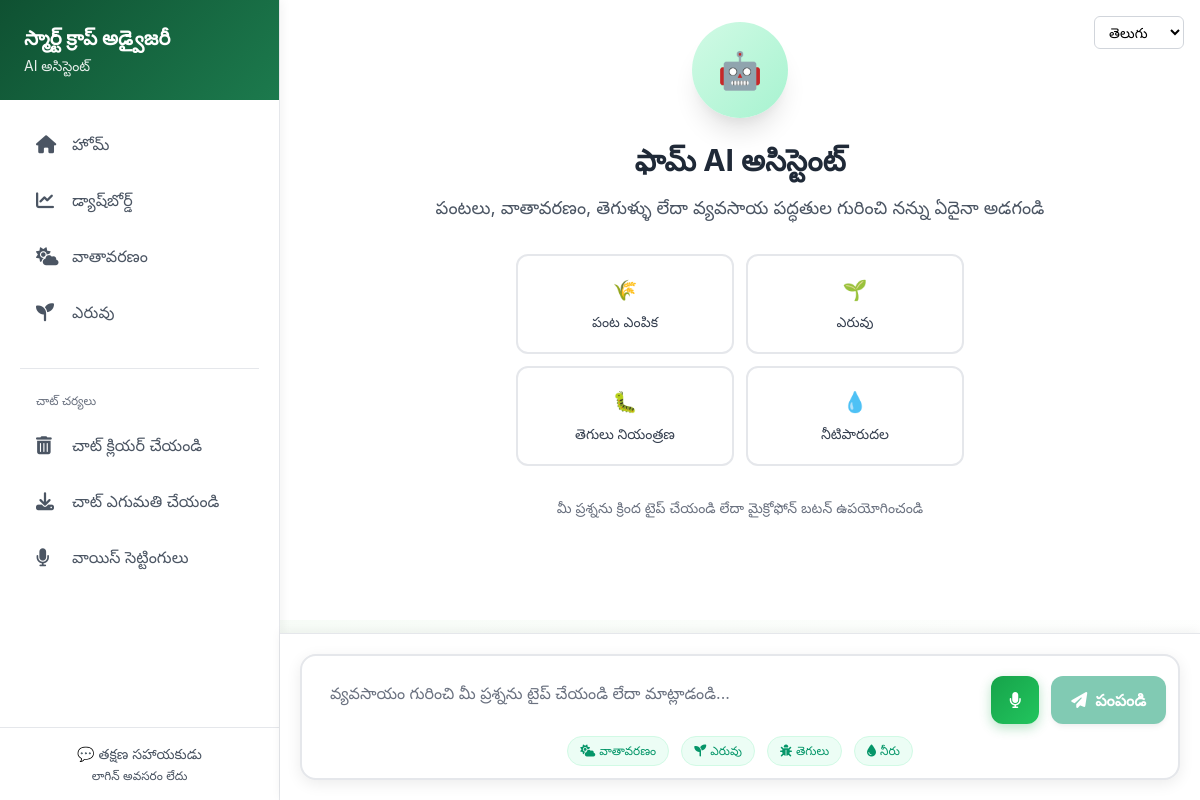
Screenshot of /chatbot.html (signed in) with the database file from the repository.
### app.py (models this page shows, shortened)
class User(db.Model, UserMixin):
    id = db.Column(db.Integer, primary_key=True)
    username = db.Column(db.String(100), unique=True, nullable=False)
    email = db.Column(db.String(100), unique=True, nullable=False)
    password_hash = db.Column(db.String(200), nullable=False)
    preferred_language = db.Column(db.String(10), default='en')
    voice_enabled = db.Column(db.Boolean, default=True)
    created_at = db.Column(db.DateTime, default=datetime.utcnow)
    is_active = db.Column(db.Boolean, default=True)
    state = db.Column(db.String(100), nullable=True)
    district = db.Column(db.String(100), nullable=True)
    farm_size = db.Column(db.Float, nullable=True)  # in acres
    primary_crop = db.Column(db.String(100), nullable=True)
    soil_type = db.Column(db.String(50), nullable=True)
    irrigation_type = db.Column(db.String(50), nullable=True)
    profile_completed = db.Column(db.Boolean, default=False)
    latitude = db.Column(db.Float, nullable=True)
    longitude = db.Column(db.Float, nullable=True)
    last_weather_fetch = db.Column(db.DateTime, nullable=True)

### app.py (the view)
@app.route('/<page_name>')
def serve_page(page_name):
    valid_pages = [
        'dashboard', 'weather', 'chatbot',
        'features', 'login', 'signup',
        'about', 'contact', 'fertilizer'
    ]
    if page_name in valid_pages:
        try:
            return render_template(f'{page_name}.html')
        except:
            return "Page not found", 404
    else:
        if page_name.endswith('.html') and page_name.replace('.html', '') in valid_pages:
            try:
                return render_template(page_name)
            except:
                return "Page not found", 404
    return "Page not found", 404

### app.py (called while the page is built, shortened)
def detect_browser_language(request):
    if not hasattr(request, 'accept_languages') or not request.accept_languages:
        return 'en'

def get_user_language_from_request(request):
    lang_param = request.args.get('lang')
    if lang_param:
        lang_param = lang_param.lower().strip()
        if lang_param in ['en', 'hi', 'te', 'ta', 'bn', 'mr']:
            return lang_param
    if 'user_language' in session:
        session_lang = session['user_language']
        if session_lang in ['en', 'hi', 'te', 'ta', 'bn', 'mr']:
            return session_lang
    cookie_lang = request.cookies.get('preferred_language')
    if cookie_lang and cookie_lang in ['en', 'hi', 'te', 'ta', 'bn', 'mr']:
        return cookie_lang
    if current_user.is_authenticated and current_user.preferred_language:
        return current_user.preferred_language
    browser_lang = detect_browser_language(request)
    if browser_lang in ['en', 'hi', 'te', 'ta', 'bn', 'mr']:
        return browser_lang
    return 'en'

@login_manager.user_loader
def load_user(user_id):
    return User.query.get(int(user_id))

@app.before_request
def handle_options():
    if request.method == "OPTIONS":
        return "", 200

@app.after_request
def after_request(response):
    origin = request.headers.get('Origin', '')
    allowed_origins = [
        'http://localhost:5500', 'http://127.0.0.1:5500',
        'http://localhost:3000', 'http://127.0.0.1:3000',
        'http://localhost:8080', 'http://127.0.0.1:8080',
        'http://localhost:5000', 'http://127.0.0.1:5000'
    ]
    if origin in allowed_origins:
        response.headers.add('Access-Control-Allow-Origin', origin)
    response.headers.add('Access-Control-Allow-Headers', 'Content-Type,Authorization,Accept,X-Requested-With')
    response.headers.add('Access-Control-Allow-Methods', 'GET,POST,DELETE,OPTIONS,PATCH')
    response.headers.add('Access-Control-Allow-Credentials', 'true')
    return response

    def get_text(self, key, lang='en'):
        if lang not in self.translations:
            lang = 'en'
        return self.translations.get(lang, {}).get(key, key)

### templates/chatbot.html (shortened to what this page needs)
{% extends "base.html" %}
{% block content %}
<div class="chat-container">
    <div class="sidebar">
        <div class="sidebar-header">
            <h2 class="text-xl font-bold">{{ t('app_name', user_language) }}</h2>
            <p class="text-sm opacity-90 mt-1">{{ t('chatbot', user_language) }}</p>
        </div>
        <div class="sidebar-nav">
            <a href="/" class="nav-item">
                <i class="fas fa-home"></i>
                <span>{{ t('home', user_language) }}</span>
            </a>
            <a href="dashboard.html" class="nav-item">
                <i class="fas fa-chart-line"></i>
                <span>{{ t('dashboard', user_language) }}</span>
            </a>
            <a href="weather.html" class="nav-item">
                <i class="fas fa-cloud-sun"></i>
                <span>{{ t('weather', user_language) }}</span>
            </a>
            <a href="fertilizer.html" class="nav-item">
                <i class="fas fa-seedling"></i>
                <span>{{ t('fertilizer', user_language) }}</span>
            </a>
            <div class="mt-8 pt-6 border-t border-gray-200">
                <div class="text-xs text-gray-500 mb-3 px-4">{{ t('chat_actions', user_language) }}</div>
                <div onclick="clearChat()" class="nav-item">
                    <i class="fas fa-trash-alt"></i>
                    <span>{{ t('clear_chat', user_language) }}</span>
                </div>
                <div onclick="exportChat()" class="nav-item">
                    <i class="fas fa-download"></i>
                    <span>{{ t('export_chat', user_language) }}</span>
                </div>
                <div onclick="toggleVoiceSettings()" class="nav-item">
                    <i class="fas fa-microphone"></i>
                    <span>{{ t('voice_settings', user_language) }}</span>
                </div>
            </div>
        </div>
        <div class="p-4 border-t border-gray-200">
            <div class="text-center text-sm text-gray-600">
                <p>💬 {{ t('instant_assistant', user_language) }}</p>
                <p class="text-xs mt-1">{{ t('no_login', user_language) }}</p>
            </div>
        </div>
    </div>
    <div class="main-content">
        <div id="welcomeCenter" class="welcome-center">
            <div class="text-center max-w-2xl px-4">
                <div class="w-24 h-24 bg-gradient-to-br from-green-100 to-green-200 rounded-full flex items-center justify-center mx-auto mb-6 shadow-xl">
                    <span class="text-4xl">🤖</span>
                </div>
                <h1 class="text-3xl font-bold text-gray-800 mb-4">{{ t('assistant_name', user_language) }}</h1>
                <p class="text-lg text-gray-600 mb-8">{{ t('welcome_message', user_language) }}</p>
                <div class="grid grid-cols-2 gap-3 max-w-md mx-auto mb-8">
                    <button onclick="startQuickChat('{{ t('crop_prompt', user_language) }}')" class="quick-action-btn">
                        <span class="text-xl block mb-2">🌾</span>
                        <div class="text-sm font-medium text-gray-700">{{ t('crop_selection', user_language) }}</div>
                    </button>
                    <button onclick="startQuickChat('{{ t('fertilizer_prompt', user_language) }}')" class="quick-action-btn">
                        <span class="text-xl block mb-2">🌱</span>
                        <div class="text-sm font-medium text-gray-700">{{ t('fertilizer', user_language) }}</div>
                    </button>
                    <button onclick="startQuickChat('{{ t('pest_prompt', user_language) }}')" class="quick-action-btn">
                        <span class="text-xl block mb-2">🐛</span>
                        <div class="text-sm font-medium text-gray-700">{{ t('pest_control', user_language) }}</div>
                    </button>
                    <button onclick="startQuickChat('{{ t('irrigation_prompt', user_language) }}')" class="quick-action-btn">
                        <span class="text-xl block mb-2">💧</span>
                        <div class="text-sm font-medium text-gray-700">{{ t('irrigation', user_language) }}</div>
                    </button>
                </div>
                <p class="text-sm text-gray-500">{{ t('type_or_speak', user_language) }}</p>
            </div>
        </div>
    </div>
</div>
<div class="input-section">
    <div class="input-container">
        <div class="flex gap-3 items-end">
            <textarea
                id="chatInput"
                placeholder="{{ t('input_placeholder', user_language) }}"
                class="flex-1 border-0 focus:ring-0 focus:outline-none resize-none py-3 px-4 text-gray-700 placeholder-gray-500 text-base bg-transparent leading-relaxed"
                rows="1"
                style="min-height: 56px; max-height: 150px;"
            ></textarea>
            <button
                id="voiceBtn"
                onclick="toggleVoiceInput()"
                class="voice-btn"
                title="{{ t('voice_input', user_language) }}"
            >
                <i class="fas fa-microphone"></i>
            </button>
            <button
                id="sendBtn"
                onclick="sendMessage()"
                class="bg-green-600 text-white rounded-xl px-5 py-3 font-semibold hover:bg-green-700 transition-colors shadow-md flex items-center gap-2"
            >
                <i class="fas fa-paper-plane"></i>
                <span class="hidden sm:inline">{{ t('send', user_language) }}</span>
            </button>
        </div>
        <div class="mt-3 flex justify-center gap-3">
            <button onclick="suggestPrompt('weather')" class="text-xs text-green-600 hover:text-green-800 px-3 py-1.5 bg-green-50 rounded-full transition-colors border border-green-100">
                <i class="fas fa-cloud-sun mr-1"></i>{{ t('weather', user_language) }}
            </button>
            <button onclick="suggestPrompt('fertilizer')" class="text-xs text-green-600 hover:text-green-800 px-3 py-1.5 bg-green-50 rounded-full transition-colors border border-green-100">
                <i class="fas fa-seedling mr-1"></i>{{ t('fertilizer', user_language) }}
            </button>
            <button onclick="suggestPrompt('pest')" class="text-xs text-green-600 hover:text-green-800 px-3 py-1.5 bg-green-50 rounded-full transition-colors border border-green-100">
                <i class="fas fa-bug mr-1"></i>{{ t('pest', user_language) }}
            </button>
            <button onclick="suggestPrompt('irrigation')" class="text-xs text-green-600 hover:text-green-800 px-3 py-1.5 bg-green-50 rounded-full transition-colors border border-green-100">
                <i class="fas fa-tint mr-1"></i>{{ t('water', user_language) }}
            </button>
        </div>
    </div>
</div>
{% endblock %}

### templates/base.html (shortened to what this page needs)
<!DOCTYPE html>
<html lang="{{ user_language }}">
<head>
  <link href="https://cdn.jsdelivr.net/npm/tailwindcss@2.2.19/dist/tailwind.min.css" rel="stylesheet">
  <link rel="stylesheet" href="https://cdnjs.cloudflare.com/ajax/libs/font-awesome/6.4.0/css/all.min.css">
</head>
<body class="bg-gray-50">
  {% block language_switcher %}
    <div class="language-switcher-default fixed top-4 right-4 z-50">
      <select id="languageSelect" class="language-select">
        {% for lang in available_languages %}
          <option value="{{ lang.code }}" {% if lang.code == user_language %}selected{% endif %}>
            {{ lang.native }}
          </option>
        {% endfor %}
      </select>
    </div>
  {% endblock %}
  <main class="{% block main_class %}{% endblock %}">
    {% block content %}{% endblock %}
  </main>
</body>
</html>

### templates/chatbot.html (style rules this page uses)
* { margin: 0; padding: 0; box-sizing: border-box; }
body { font-family: -apple-system, BlinkMacSystemFont, 'Segoe UI', Roboto, sans-serif; height: 100vh; background: linear-gradient(135deg, #f0f9f0 0%, #ffffff 100%); overflow: hidden; }
.chat-container { display: flex; height: 100vh; position: relative; }
.sidebar { width: 280px; background: white; border-right: 1px solid #e5e7eb; display: flex; flex-direction: column; z-index: 10; box-shadow: 2px 0 10px rgba(0, 0, 0, 0.05); }
.sidebar-header { padding: 24px; background: linear-gradient(135deg, #0f5132, #1c7a4d); color: white; }
.sidebar-nav { padding: 20px; flex: 1; }
.nav-item { display: flex; align-items: center; padding: 12px 16px; margin-bottom: 8px; border-radius: 10px; color: #4b5563; text-decoration: none; transition: all 0.2s ease; cursor: pointer; }
.nav-item i { width: 24px; margin-right: 12px; font-size: 18px; }
.main-content { flex: 1; display: flex; flex-direction: column; position: relative; }
.welcome-center { display: flex; align-items: center; justify-content: center; height: calc(100vh - 180px); padding: 20px; background: white; padding-bottom: 100px; }
.input-section { position: fixed; bottom: 0; left: 280px; right: 0; background: white; border-top: 1px solid #e5e7eb; padding: 20px; z-index: 100; box-shadow: 0 -2px 10px rgba(0, 0, 0, 0.05); }
.input-container { max-width: 900px; margin: 0 auto; background: white; border-radius: 16px; border: 2px solid #e5e7eb; box-shadow: 0 4px 15px rgba(0, 0, 0, 0.08); padding: 12px; }
.quick-action-btn { background: white; border: 2px solid #e5e7eb; border-radius: 12px; padding: 16px; text-align: center; cursor: pointer; transition: all 0.3s ease; height: 100px; }
.voice-btn { background: linear-gradient(135deg, #16a34a, #22c55e); color: white; border: none; border-radius: 12px; width: 48px; height: 48px; display: flex; align-items: center; justify-content: center; cursor: pointer; transition: all 0.3s ease; box-shadow: 0 4px 12px rgba(22, 163, 74, 0.3); }

### templates/base.html (style rules this page uses)
.language-select { padding: 6px 10px; border-radius: 6px; border: 1px solid #d1d5db; background: white; font-size: 14px; cursor: pointer; transition: all 0.2s; }

### rows the page displays
User: preferred_language "తెలుగు", preferred_language "స్మార్ట్ క్రాప్ అడ్వైజరీ", preferred_language "AI అసిస్టెంట్", preferred_language "హోమ్", preferred_language "డ్యాష్‌బోర్డ్", preferred_language "వాతావరణం", preferred_language "ఎరువు", preferred_language "చాట్ చర్యలు", preferred_language "చాట్ క్లియర్ చేయండి", preferred_language "చాట్ ఎగుమతి చేయండి", preferred_language "వాయిస్ సెట్టింగులు", preferred_language "తక్షణ సహాయకుడు", preferred_language "లాగిన్ అవసరం లేదు", preferred_language "ఫామ్ AI అసిస్టెంట్", preferred_language "పంటలు, వాతావరణం, తెగుళ్ళు లేదా వ్యవసాయ పద్ధతుల గురించి నన్ను ఏదైనా అడగండి", preferred_language "పంట ఎంపిక", preferred_language "తెగులు నియంత్రణ", preferred_language "నీటిపారుదల", preferred_language "మీ ప్రశ్నను క్రింద టైప్ చేయండి లేదా మైక్రోఫోన్ బటన్ ఉపయోగించండి", preferred_language "పంపండి", preferred_language "తెగులు", preferred_language "నీరు"
